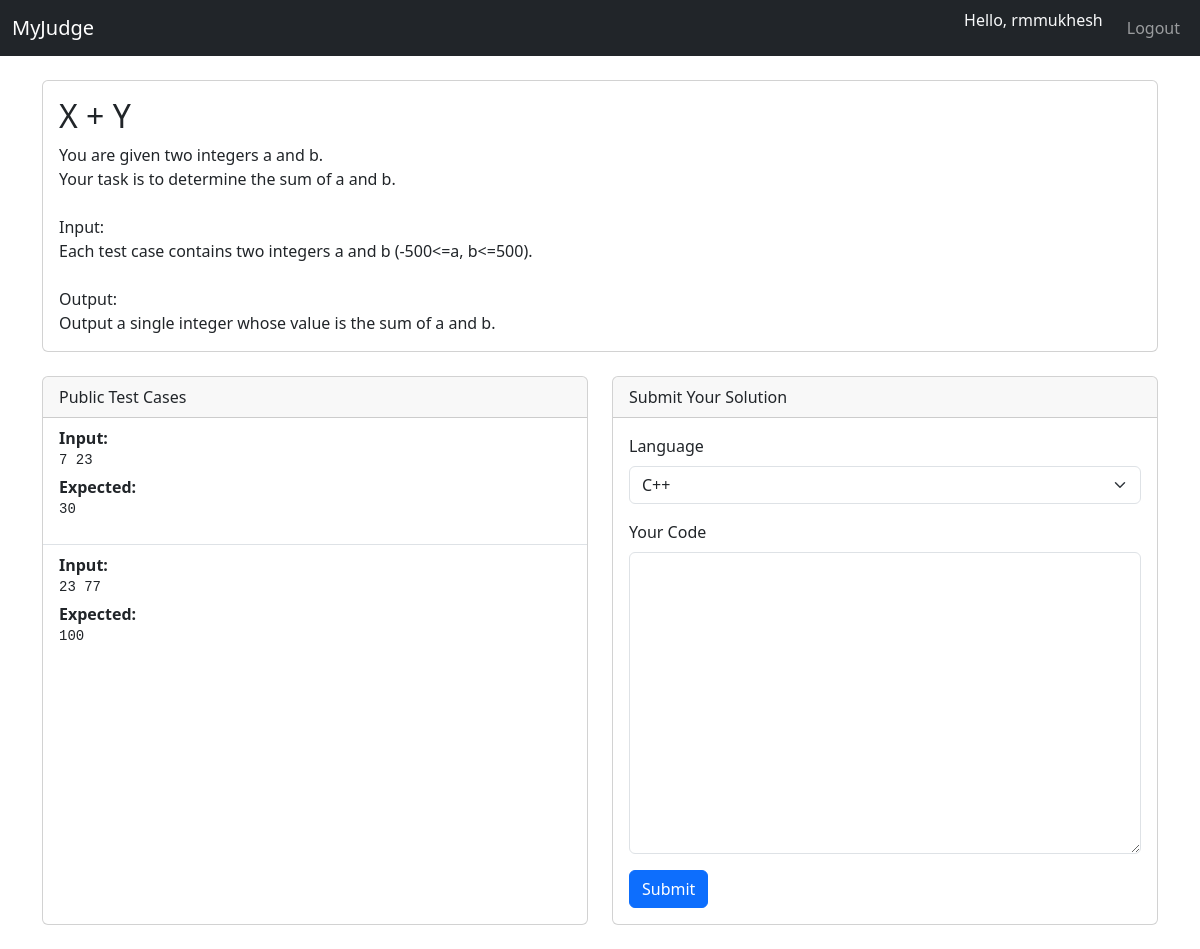
Screenshot of /dashboard/problem/1/ (signed in) with the database file from the repository.
### dashboard/models.py (models this page shows, shortened)
class Problem(models.Model):
    title = models.CharField(max_length=200)
    description = models.TextField()
    created_by = models.ForeignKey(
        User, on_delete=models.CASCADE,
        limit_choices_to={'is_superuser': True},
        null=True,
        blank=True
    )
    created_at = models.DateTimeField(auto_now_add=True)

class TestCase(models.Model):
    problem = models.ForeignKey(Problem, on_delete=models.CASCADE, related_name='testcases')
    input_data = models.TextField(help_text="Standard input for this test case.")
    expected_output = models.TextField(help_text="Expected standard output (trim whitespace when comparing).")
    is_public = models.BooleanField(default=False,
        help_text="Public test cases are visible to users; private ones only run on submission.")

### dashboard/views.py (the view)
# urls.py: path('problem/<int:pk>/', views.problem_detail, name='problem_detail'),
@login_required
def problem_detail(request, pk):
    problem = Problem.objects.get(pk=pk)
    public_cases = problem.testcases.filter(is_public=True)
    return render(request, 'problem_detail.html', {'problem': problem, 'public_cases': public_cases})

### templates/problem_detail.html (shortened to what this page needs)
{% extends "base.html" %}
{% block content %}
  <div class="card mb-4">
    <div class="card-body">
      <h2 class="card-title">{{ problem.title }}</h2>
      <div class="card-text">
        {{ problem.description|linebreaksbr }}
      </div>
    </div>
  </div>
  <div class="row">
    <div class="col-md-6 mb-4">
      <div class="card h-100">
        <div class="card-header">Public Test Cases</div>
        <ul class="list-group list-group-flush">
          {% for tc in public_cases %}
            <li class="list-group-item">
              <strong>Input:</strong>
              <pre class="mb-1">{{ tc.input_data }}</pre>
              <strong>Expected:</strong>
              <pre>{{ tc.expected_output }}</pre>
            </li>
          {% empty %}
            <li class="list-group-item">No public examples available.</li>
          {% endfor %}
        </ul>
      </div>
    </div>
    <div class="col-md-6 mb-4">
      <div class="card h-100">
        <div class="card-header">Submit Your Solution</div>
        <div class="card-body">
          <form method="post" action="{% url 'dashboard:submit_solution' problem.id %}">
            <div class="mb-3">
              <label for="lang" class="form-label">Language</label>
              <select name="language" id="lang" class="form-select">
                <option value="CPP" selected>C++</option>
              </select>
            </div>
            <div class="mb-3">
              <label for="code" class="form-label">Your Code</label>
              <textarea name="code" id="code" class="form-control" rows="12"></textarea>
            </div>
            <button type="submit" class="btn btn-primary">Submit</button>
          </form>
        </div>
      </div>
    </div>
  </div>
{% endblock %}

### templates/base.html (shortened to what this page needs)
{% load static %}
<!DOCTYPE html>
<html lang="en">
<head>
  <link
    href="https://cdn.jsdelivr.net/npm/bootstrap@5.3.0/dist/css/bootstrap.min.css"
    rel="stylesheet"
  >
</head>
<body>
  <nav class="navbar navbar-expand-lg navbar-dark bg-dark mb-4">
    <div class="container-fluid">
      <a class="navbar-brand" href="{% url 'dashboard:dashboard' %}">MyJudge</a>
      <ul class="navbar-nav ms-auto">
        {% if user.is_authenticated %}
          <li class="nav-item">
            <span class="navbar-text text-light me-3">
              Hello, {{ user.username }}
            </span>
          </li>
          <li class="nav-item"><a class="nav-link" href="/auth/logout/">Logout</a></li>
        {% else %}
          <li class="nav-item"><a class="nav-link" href="/auth/login/">Login</a></li>
          <li class="nav-item"><a class="nav-link" href="/auth/register/">Sign Up</a></li>
        {% endif %}
      </ul>
    </div>
  </nav>
  <div class="container">
    {% block content %}{% endblock %}
  </div>
</body>
</html>

### rows the page displays
Problem: title "X + Y", description "You are given two integers a and b. Your task is to determine the sum of a and b. Input: Each test case contains two integers a and b (-500<=a, b<=500). Output: Output a single integer whose value is the sum of a and b."
TestCase: input_data "7 23", expected_output "30"
TestCase: input_data "23 77", expected_output "100"

### other values shown
{{ user.username }} "rmmukhesh"
